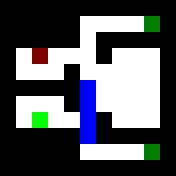

The image is a tile-based game level rendered from a .tmx file. Its description and complete source (layers, tilesets, objects, tile grids) follow:
An orthogonal 11x11 tile map with 16x16 px tiles, 2 tile layers (Layer1, Layer2).

<map version="1.0" orientation="orthogonal" renderorder="right-down" width="11" height="11" tilewidth="16" tileheight="16" nextobjectid="1">
 <tileset firstgid="1" source="../Tiles.tsx" />
 <layer name="Layer1" width="11" height="11">
  <data encoding="csv">
1,1,1,1,1,1,1,1,1,1,1,
1,1,1,1,1,5,5,5,5,5,1,
1,1,1,1,1,5,1,1,1,1,1,
1,5,5,5,5,5,1,5,5,5,1,
1,5,5,5,1,5,5,5,5,5,1,
1,1,1,1,1,5,5,5,5,5,1,
1,5,5,5,1,5,5,5,5,5,1,
1,5,5,5,5,5,1,5,5,5,1,
1,1,1,1,1,5,1,1,1,1,1,
1,1,1,1,1,5,5,5,5,5,1,
1,1,1,1,1,1,1,1,1,1,1
</data>
 </layer>
 <layer name="Layer2" width="11" height="11">
  <data encoding="csv">
0,0,0,0,0,0,0,0,0,0,0,
0,0,0,0,0,0,0,0,0,2,0,
0,0,0,0,0,0,0,0,0,0,0,
0,0,3,0,0,0,0,0,0,0,0,
0,0,0,0,0,0,0,0,0,0,0,
0,0,0,0,0,14,0,0,0,0,0,
0,0,0,0,0,14,0,0,0,0,0,
0,0,4,0,0,14,0,0,0,0,0,
0,0,0,0,0,14,0,0,0,0,0,
0,0,0,0,0,0,0,0,0,2,0,
0,0,0,0,0,0,0,0,0,0,0
</data>
 </layer>
</map>
